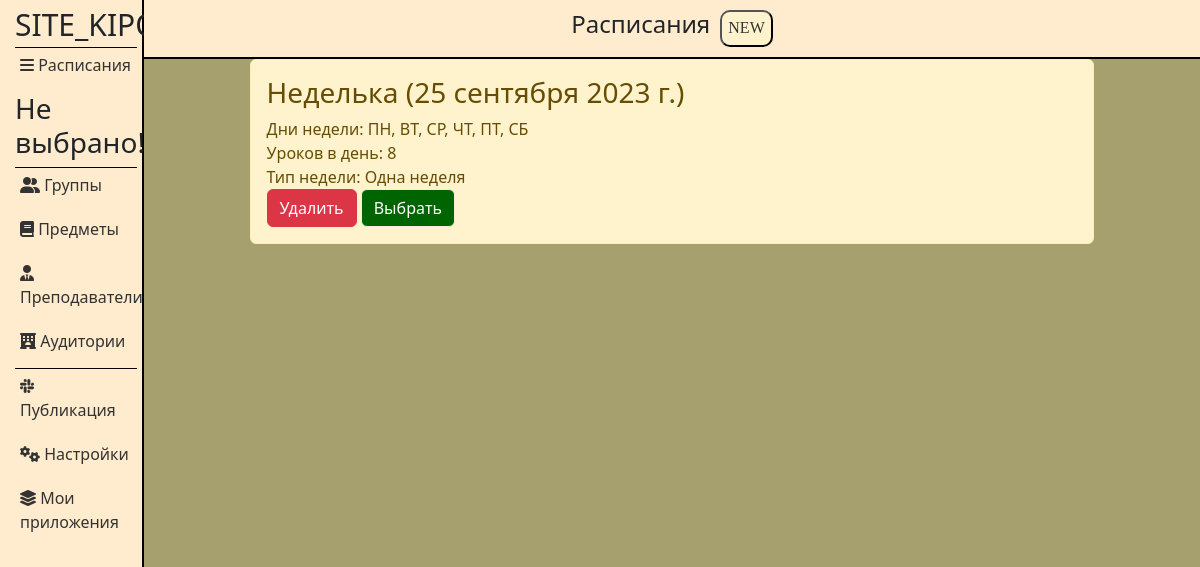
The app's page /applications/12/schedules/, older data.
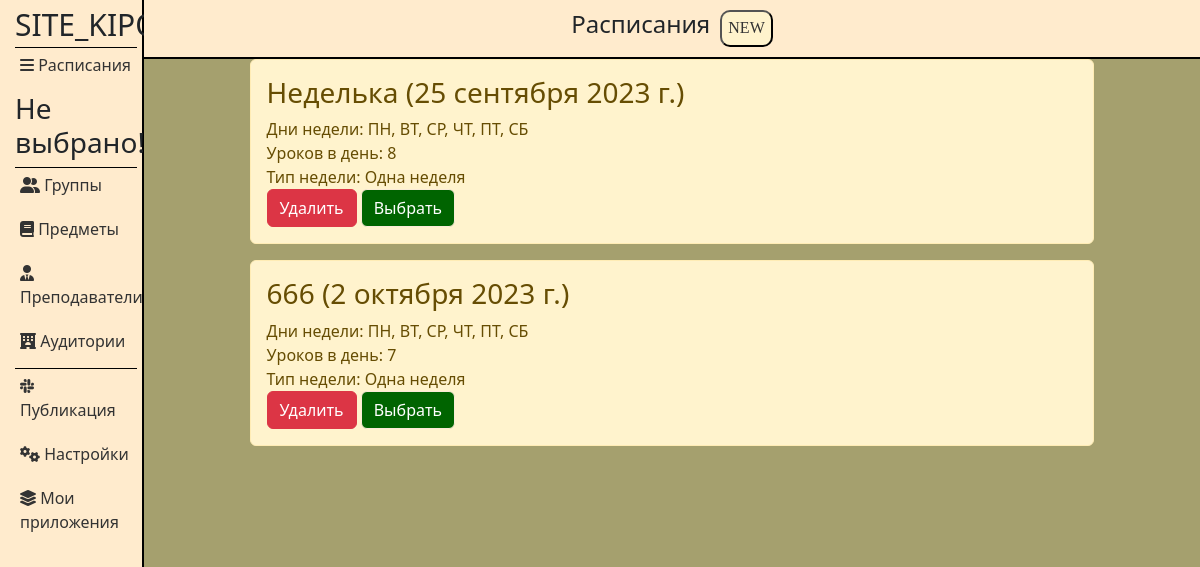
The same page, newer data.
### applications/models.py (models this page shows, shortened)
class Schedules(models.Model):
    title = models.CharField('Название', max_length=50)
    week_date = models.DateField('Дата')
    week_days = models.ManyToManyField('WeekDay')
    lessons_counts = models.CharField('Уроков в день', max_length=50)
    week_type = models.CharField('Тип недели', max_length=50)
    application_id = models.ForeignKey(Applications, on_delete=models.CASCADE, related_name='schedules_applications')
    class Meta:
        verbose_name = 'Расписание'
        verbose_name_plural = 'Расписания'

class WeekDay(models.Model):
    name = models.CharField(max_length=255)
    def __str__(self):
        return self.name
    class Meta:
        verbose_name = 'День недели'
        verbose_name_plural = 'Дни недели'

### applications/views.py (the view)
def schedules(request, app_id):
    if request.method == 'POST':
        if 'action' in request.POST and request.POST['action'] == 'del':
            element_id = request.POST.get('element_id')
            return delete_schedule(request, app_id, element_id, Schedules, "schedules")
    return handle_form(request, app_id, Schedules, SchedulesForm, 'applications/schedules.html')

### applications/views.py (called while the page is built)
def find_week_title(request):
    week_title = None
    if request.COOKIES.get('selectedElementId'):
        sched_id = request.COOKIES.get('selectedElementId')
        sched_instance = Schedules.objects.get(id=sched_id)
        week_title = sched_instance.title
    else:
        week_title = 'Не выбрано!'
    return week_title

### applications/templates/applications/schedules.html (shortened to what this page needs)
{% extends 'applications/layout.html' %}
{% load static %}
{% block content %}
<div class="features">
    <header>
        <h1>Расписания</h1>
        <button class="popup-btn" id="open_pop_up">NEW</button>
    </header>
    <div class="output">
        {% for el in groups %}
    {% if el.schedule_id == selected_element_id %}
    <div class="alert alert-warning">
        <h3 style='color:{{ el.color }};'>{{ el.title }} ({{ el.week_date }})</h3>
        <p style='color:{{ el.color }};'>Дни недели: {{ el.week_days.all|join:", " }}</p>
        <p style='color:{{ el.color }};'>Уроков в день: {{ el.lessons_counts }}</p>
        <p style='color:{{ el.color }};'>Тип недели: {{ el.week_type }}</p>
        <form method="post">
            <button type="submit" class="btn btn-danger">Удалить</button>
            <button type="button" class="btn btn-danger select-schedule" data-element-id="{{ el.id }}">Выбрать</button>
        </form>
    </div>
    {% endif %}
{% endfor %}
    </div>
</div>
{% endblock %}

Row changes from the older to the newer data that the page shows:
added Schedules: title "666", week_date "2 октября 2023 г.", week_days.all "ПН, ВТ, СР, ЧТ, ПТ, СБ", lessons_counts "7", week_type "Одна неделя"
